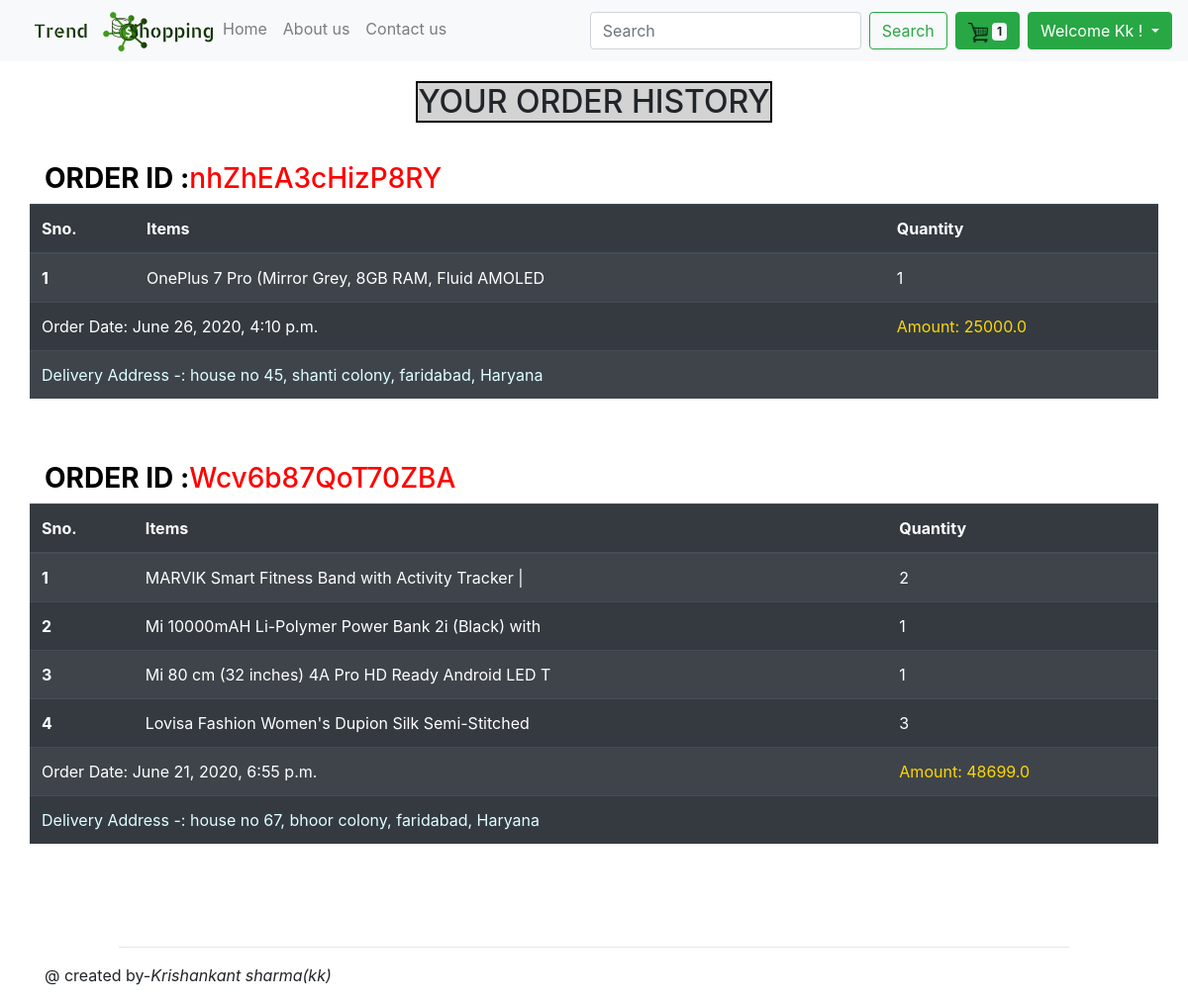
/payment-history/ (signed in), run on an earlier commit of the app's database.
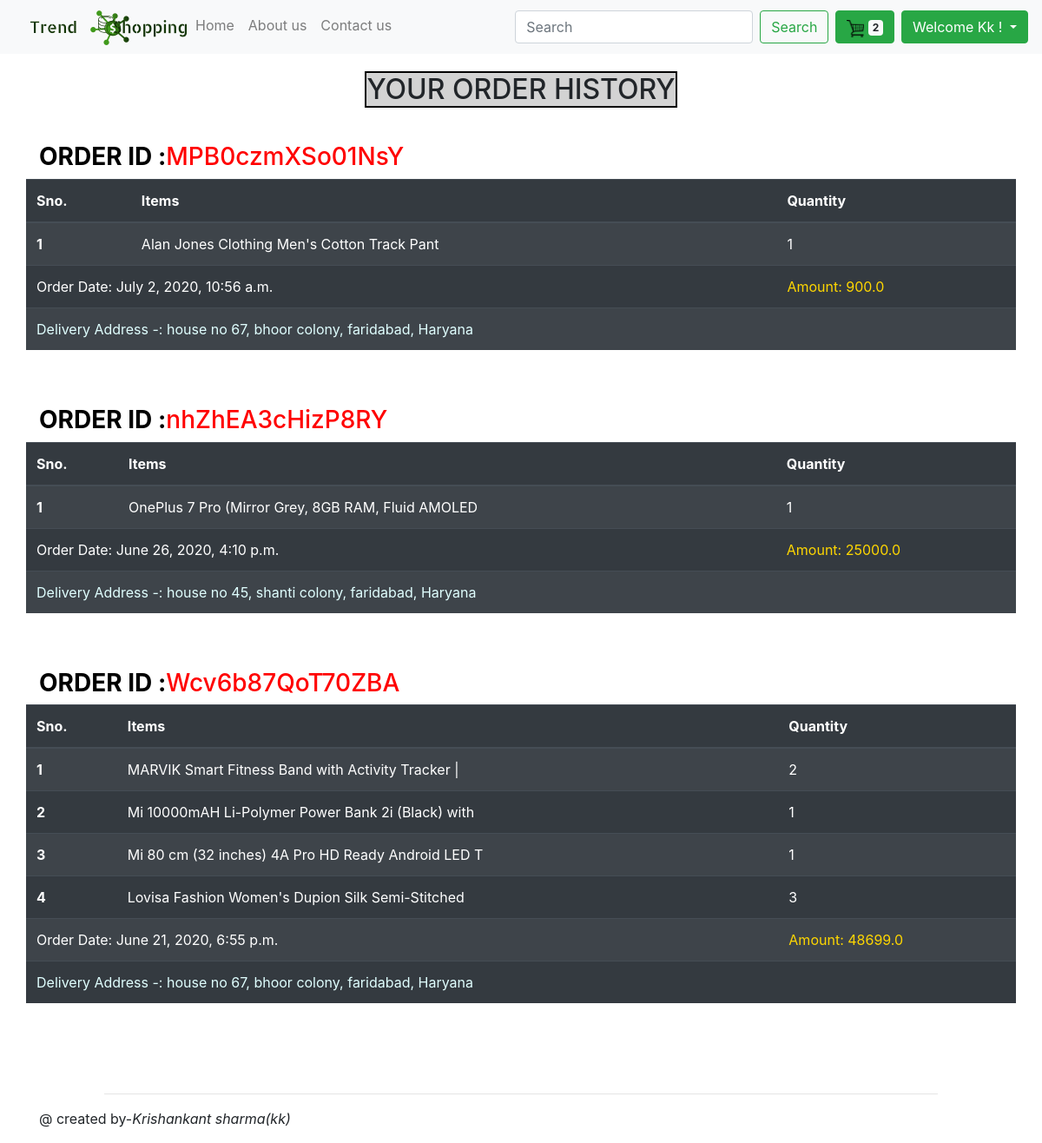
And on a later commit of the database.
### myapp/models.py (models this page shows, shortened)
class Order(models.Model):
    STATUS=(
            ('Not order','Not order'),
            ('Out for delivery','Out for delivery'),
            ('delivered','delivered'),
            )
    user=models.ForeignKey(settings.AUTH_USER_MODEL, on_delete=models.CASCADE)
    unique_id = models.CharField(max_length=20,default="")
    items=models.ManyToManyField(OrderItem)
    start_date=models.DateTimeField(auto_now=True)
    order_date=models.DateTimeField()
    complete_date=models.DateTimeField(null=True, blank=True)
    ordered=models.BooleanField(default=False)
    status = models.CharField(max_length=100, default="not order",choices=STATUS)
    payment_price=models.FloatField(default=0)
    delivery_address=models.ForeignKey('CheckoutForm',on_delete=models.SET_NULL,blank=True,null=True)
    def __str__(self):
        return f"{self.user}-({self.status})"
    def final(self):
        total=0
        for item in self.items.all():
            total += item.final_price()
        return total
    amount=property(final)
    class Meta:
        ordering=["status"]

class OrderItem(models.Model):
    user = models.ForeignKey(settings.AUTH_USER_MODEL, on_delete=models.CASCADE,)
    ordered = models.BooleanField(default=False)
    item=models.ForeignKey(product, on_delete=models.CASCADE)
    quantity = models.IntegerField(default=1)

class product(models.Model):
  product_id=models.AutoField
  slug=models.SlugField(max_length=250, blank=True)
  product_name=models.CharField(max_length=50)
  category=models.CharField(max_length=50,default="")
  sub_category=models.CharField(max_length=50,default="")
  desc=models.CharField(max_length=1000)
  price=models.IntegerField(default=0)
  discount_price=models.IntegerField(default=0,blank=True)
  new=models.BooleanField(default=False)
  pub_date=models.DateField()
  image=models.ImageField(upload_to='app/images',default="")
  image1 = models.ImageField(upload_to='app/images', default="")
  image2 = models.ImageField(upload_to='app/images', default="")
  image3 = models.ImageField(upload_to='app/images', default="")
  image4 = models.ImageField(upload_to='app/images', default="")
  def __str__(self):
    return self.product_name

class CheckoutForm(models.Model):
    user =models.CharField(max_length=20,default="")
    first_name= models.CharField(max_length=100)
    last_name= models.CharField(max_length=100)
    phone=PhoneNumberField()
    city=models.CharField(max_length=100)
    state=models.CharField(max_length=100)
    zip=models.CharField(max_length=100)
    house_no=models.CharField(max_length=1000)
    address=models.CharField(max_length=1000)
    corresponding=models.CharField(max_length=1000,blank=True)
    payment_mode=models.CharField(max_length=100,default="")
    class Meta:
        verbose_name_plural="Addresses"

### myapp/views.py (the view)
# urls.py: path('payment-history/',views.order_history,name='payment-history'),
def order_history(request):
    ord=Order.objects.filter(user=request.user,ordered=True,status='Out for delivery')
    user_items= OrderItem.objects.filter(user=request.user,ordered=False)
    items=user_items.values('quantity')
    count=0
    for x in items:
        count += x['quantity']
    order=ord.reverse()[::-1]
    print(order)
    context={'order':order,'count':count}
    return render(request,'order-history.html',context)

### templates/order-history.html (shortened to what this page needs)
{% extends 'basic.html' %}
{% block  body %}
<div style="margin-top:20px">
    <h2 id="historyheading">YOUR ORDER HISTORY</h2>
    {% for i in order %}
    <h3 class="container" style="color:black"><b>ORDER ID :</b><span style="color:red">{{i.unique_id}}</span></h3>
    <table class="table table-striped table-dark container">
    <thead>
    <tr>
        <th scope="col">Sno.</th>
        <th scope="col">Items</th>
        <th scope="col">Quantity</th>
    </tr>
    </thead>
    <tbody>
    {% for j in i.items.all %}
    <tr>
        <th scope="row">{{forloop.counter}}</th>
        <td>{{j.item}}</td>
        <td>{{j.quantity}}</td>
    </tr>
    {% endfor %}
    <tr>
        <td colspan="2">Order Date: {{i.complete_date}}</td>
        <td style="color:gold">Amount: {{i.payment_price}}</td>
    </tr>
    <tr>
        <td colspan="3" style="color:lightcyan">Delivery Address -: {{i.delivery_address.house_no}}, {{i.delivery_address.address}}, {{i.delivery_address.city}}, {{i.delivery_address.state}}</td>
    </tr>
    </tbody>
</table><br><br>
{% endfor %}
{% endblock %}

### templates/basic.html (shortened to what this page needs)
<!doctype html>
<html lang="en" xmlns="http://www.w3.org/1999/html">
  <head>
 <link rel="stylesheet" href="https://stackpath.bootstrapcdn.com/bootstrap/4.4.1/css/bootstrap.min.css">
  </head>
<body>
{% load static %}
 <nav class="navbar navbar-expand-lg navbar-light bg-light">
  <div class="collapse navbar-collapse" id="navbarSupportedContent">
    <ul class="navbar-nav mr-auto">
        <li class="nav-item " ><img src="\static\app\images\shop.png"></li>
        <li class="nav-item"> <a class="nav-link" href="/" id="home">Home <span class="sr-only">(current)</span></a>
      </li>
      <li class="nav-item" >
        <a class="nav-link" href="/about/" id="about">About us </a>
      </li>
      <li class="nav-item" >
          <form method="post" action="/contact/">
        <a class="nav-link " href="/contact/" id="contact"> Contact us</a>
          </form>
      </li>
    </ul>
    <form  method="get" action="/search/" class="form-inline my-2 my-lg-0">
      <input class="form-control mr-sm-2" type="search" placeholder="Search"  name="search" id="search" aria-label="Search">
      <button class="btn btn-outline-success my-2 my-sm-0" type="submit">Search</button>
    </form>
          <a href="/order-summary/" class="btn btn-success mx-2 my-1">
          <img src="/static/app/images/shop cart.png" height="20px" width="20px">
              <span class="badge badge-light">{{count}}</span>
              </a>
      {% if user.is_authenticated %}
       <div class="dropdown ">
  <button class="btn btn-success dropdown-toggle" type="button" id="dropdownMenuButton" data-toggle="dropdown" aria-haspopup="true" aria-expanded="false">
    Welcome {{request.user|capfirst}} !
  </button>
</div>
{% endif %}
</div>
</nav>
{% block body %}
{% endblock %}
</body><br>
  <hr style="margin-left:10%;margin-right:10%">
  <footer class="container">
      <p>
          @ created by-<i>Krishankant sharma(kk)</i></p>
  </footer>
</html>

What changed in the data, as far as the page shows it:
now on this page (row edited): Order: unique_id "MPB0czmXSo01NsY", complete_date "July 2, 2020, 10:56 a.m.", payment_price "900.0", delivery_address.house_no "house no 67", delivery_address.address "bhoor colony", delivery_address.city "faridabad", delivery_address.state "Haryana"
now on this page (row edited): OrderItem: item "Alan Jones Clothing Men's Cotton Track Pant", quantity "1", shown under "MPB0czmXSo01NsY"
Also different on the page:
{{ count }}: "1" → "2"
